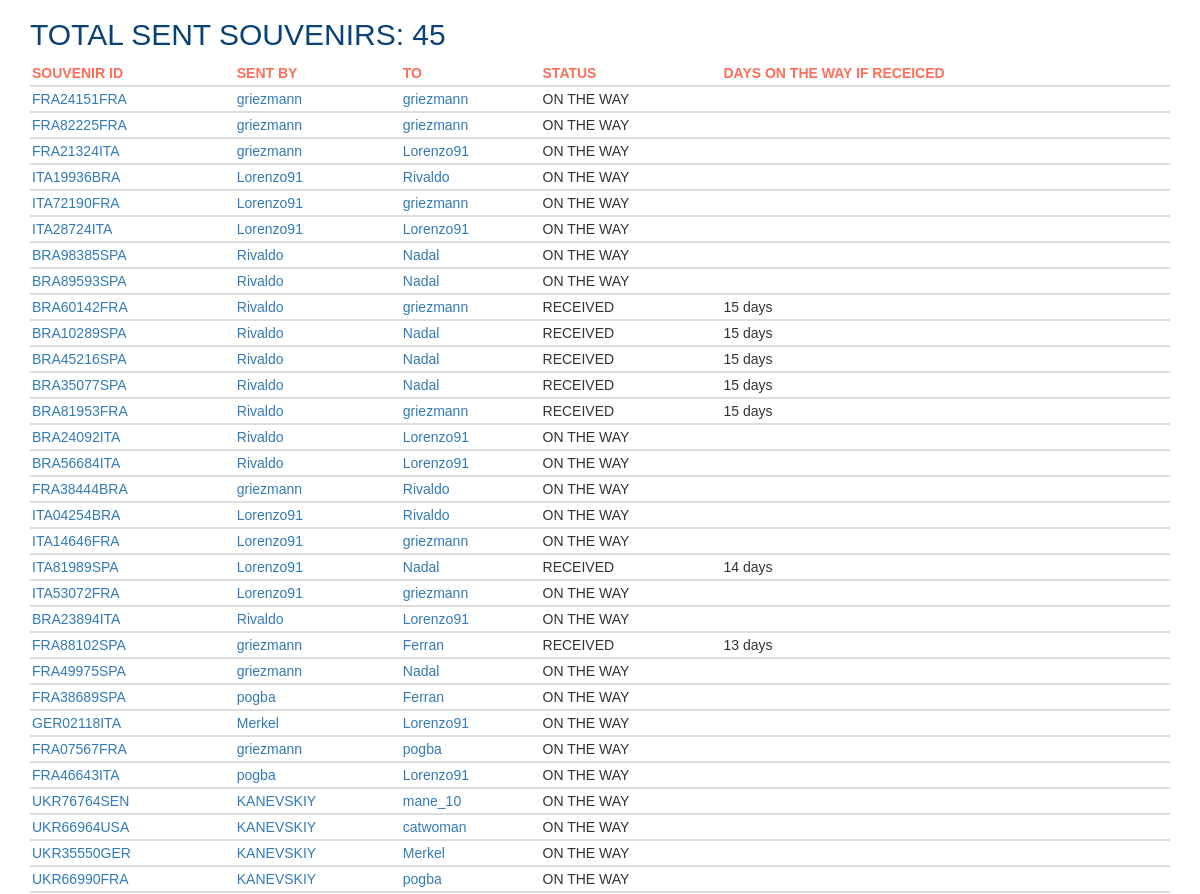
Before: /souvenirs/ (middle part) with the older database file.
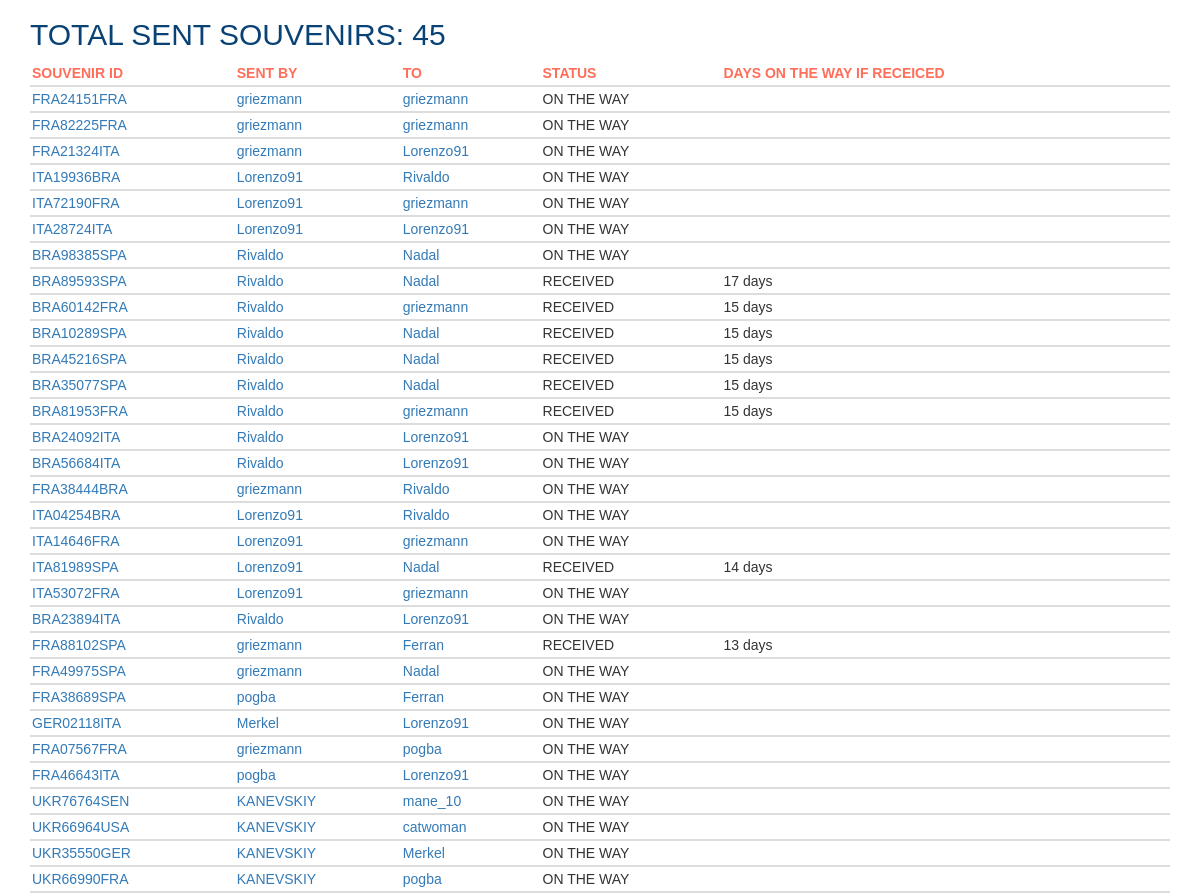
After: the same page with the newer database file.
### souvenirs_app/models.py (models this page shows, shortened)
class Souvenir(models.Model):
    souvenir_id = models.AutoField(primary_key=True)
    slug = models.SlugField(max_length=30, verbose_name='URL')
    send_user = models.ForeignKey(UserInfo, on_delete=models.PROTECT, related_name='send_user')
    send_date = models.DateField(auto_now_add=True)
    receive_user = models.ForeignKey(UserInfo, on_delete=models.PROTECT, related_name='receive_user')
    receive_date = models.DateField(null=True, blank=True)
    send_user_img = models.ImageField(upload_to='send/', default='no-photo.png', null=True, blank=True)
    receive_user_img = models.ImageField(upload_to='receive/', default='no-photo.png', null=True, blank=True)
    send_user_message = models.TextField(max_length=500, null=True, blank=True)
    receive_user_message = models.TextField(max_length=500, null=True, blank=True)
    STATUS_CHOICES = [
        ('ON THE WAY', 'On the way'),
        ('RECEIVED', 'Received'),
    ]
    status = models.CharField(max_length=10, choices=STATUS_CHOICES, default='ON THE WAY')
    def get_absolute_url(self):
        return reverse('souvenirs_app:souvenir', kwargs={'souvenir_slug': self.slug})
    def on_the_way(self):
        return f'{(self.receive_date - self.send_date).days} days'
    class Meta:
        verbose_name = 'Souvenir'
        verbose_name_plural = 'Souvenirs'

class UserInfo(models.Model):
    username = models.OneToOneField(User, on_delete=models.PROTECT, primary_key=True)
    slug = models.SlugField(max_length=30, verbose_name='URL')
    avatar = models.ImageField(upload_to='avatars/', default='no-avatar.jpg', null=True, blank=True)
    sex = models.CharField(max_length=6, choices=(('MALE', 'male'), ('FEMALE', 'female')))
    date_of_birthday = models.DateField(null=True, blank=True)
    country = models.ForeignKey(Country, on_delete=models.PROTECT, related_name='userinfo', unique=False)
    city = models.CharField(max_length=30)
    address = models.TextField(max_length=200)
    about = models.TextField(max_length=500, null=True, blank=True)
    def __str__(self):
        return str(self.username)
    def get_absolute_url(self):
        return reverse('souvenirs_app:user_info', kwargs={'user_info_slug': self.slug})
    class Meta:
        verbose_name = 'User_information'
        verbose_name_plural = 'User_informations'

### souvenirs_app/views.py (the view)
# urls.py: path('souvenirs/', views.SouvenirsView.as_view(), name='souvenirs'),
class SouvenirsView(ListView):
    model = Souvenir
    template_name = 'souvenirs_app/souvenirs.html'
    context_object_name = 'souvenirs'

### souvenirs_app/templates/souvenirs_app/souvenirs.html (shortened to what this page needs)
{% extends 'souvenirs_app/base.html' %}
{% block content %}
<!DOCTYPE html>
<html lang="en">
<head>
  <link rel="stylesheet" type="text/css" href="/static/tables.css">
</head>
<body>
        <h2>TOTAL SENT SOUVENIRS: {{ souvenirs.count }}</h2>
        <table class="table table-hover">
          <thead>
            <tr>
              <th>SOUVENIR ID</th>
              <th>SENT BY</th>
              <th>TO</th>
              <th>STATUS</th>
              <th>DAYS ON THE WAY IF RECEICED</th>
            </tr>
          </thead>
        {% for souvenir in souvenirs %}
          <tbody>
            <tr>
              <td><a href="{{ souvenir.get_absolute_url }}">{{ souvenir.slug }}</a></td>
              <td><a href="{{ souvenir.send_user.get_absolute_url }}">{{ souvenir.send_user }}</td>
              <td><a href="{{ souvenir.receive_user.get_absolute_url }}">{{ souvenir.receive_user }}</a></td>
              <td>{{ souvenir.status }}</td>
              {% if souvenir.status == 'RECEIVED' %}
              <td>{{ souvenir.on_the_way }}</td>
              {% endif %}
        {% endfor %}
            </tr>
          </tbody>
        </table>
      </body>
      {% endblock content %}

Changed rows visible on the page:
changed Souvenir "BRA89593SPA": status "ON THE WAY" → "RECEIVED"; on_the_way (not shown) → "17 days"
